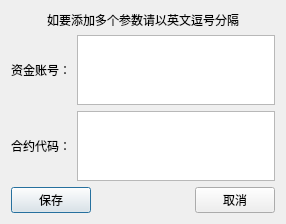
<?xml version="1.0" encoding="UTF-8"?>
<ui version="4.0">
 <class>DealExportPop</class>
 <widget class="QDialog" name="DealExportPop">
  <property name="geometry">
   <rect>
    <x>0</x>
    <y>0</y>
    <width>286</width>
    <height>221</height>
   </rect>
  </property>
  <property name="windowTitle">
   <string>添加参数</string>
  </property>
  <layout class="QVBoxLayout" name="verticalLayout_2">
   <item>
    <layout class="QVBoxLayout" name="verticalLayout">
     <item>
      <widget class="QLabel" name="label_2">
       <property name="text">
        <string>如要添加多个参数请以英文逗号分隔</string>
       </property>
       <property name="alignment">
        <set>Qt::AlignCenter</set>
       </property>
       <property name="wordWrap">
        <bool>true</bool>
       </property>
      </widget>
     </item>
     <item>
      <layout class="QHBoxLayout" name="horizontalLayout_2">
       <item>
        <widget class="QLabel" name="label">
         <property name="text">
          <string>资金账号：</string>
         </property>
        </widget>
       </item>
       <item>
        <widget class="QTextEdit" name="te_client"/>
       </item>
      </layout>
     </item>
     <item>
      <layout class="QHBoxLayout" name="horizontalLayout_3">
       <item>
        <widget class="QLabel" name="label_3">
         <property name="text">
          <string>合约代码：</string>
         </property>
        </widget>
       </item>
       <item>
        <widget class="QTextEdit" name="te_code"/>
       </item>
      </layout>
     </item>
     <item>
      <layout class="QHBoxLayout" name="horizontalLayout">
       <item>
        <widget class="QPushButton" name="btn_save">
         <property name="text">
          <string>保存</string>
         </property>
        </widget>
       </item>
       <item>
        <spacer name="horizontalSpacer">
         <property name="orientation">
          <enum>Qt::Horizontal</enum>
         </property>
         <property name="sizeHint" stdset="0">
          <size>
           <width>40</width>
           <height>20</height>
          </size>
         </property>
        </spacer>
       </item>
       <item>
        <widget class="QPushButton" name="btn_cancel">
         <property name="text">
          <string>取消</string>
         </property>
        </widget>
       </item>
      </layout>
     </item>
    </layout>
   </item>
  </layout>
 </widget>
 <resources/>
 <connections/>
</ui>
